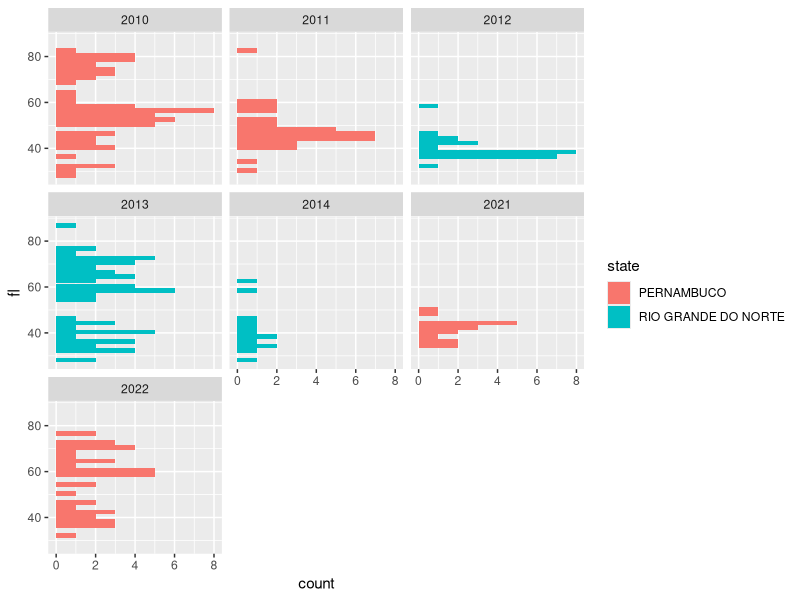
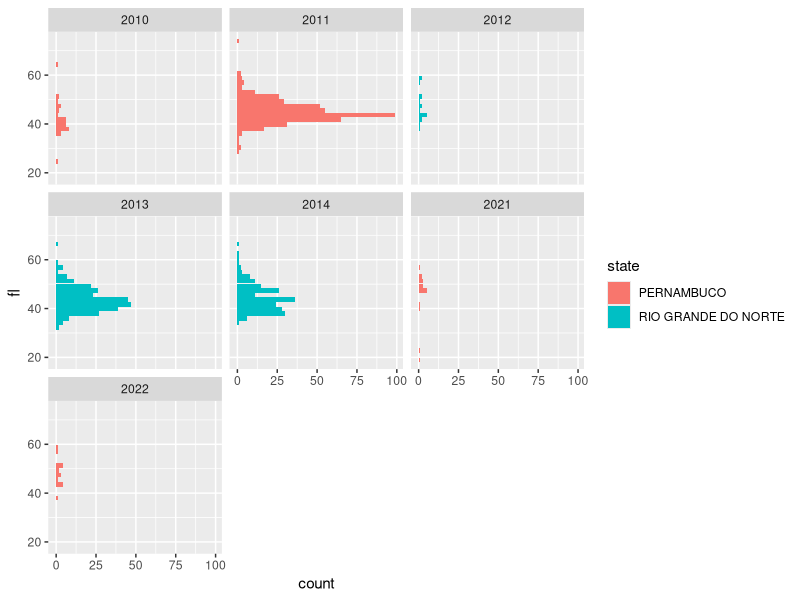

These charts were generated, in order, by the following R code:

library(ggplot2)
library(dplyr)
library(lubridate)

ldata = read.csv("length_data_fixed.csv")

ldata$year = ldata$date %>% mdy() %>% year()

rpor_data = ldata %>% subset(species == "Rhizoprionodon porosus")
sbra_data = ldata %>% subset(species == "Scomberomorus brasiliensis")


ggplot(rpor_data)+
  geom_histogram(aes(y = fl, fill = state))+
  facet_wrap(~year)

ggplot(sbra_data)+
  geom_histogram(aes(y = fl, fill = state))+
  facet_wrap(~year)
